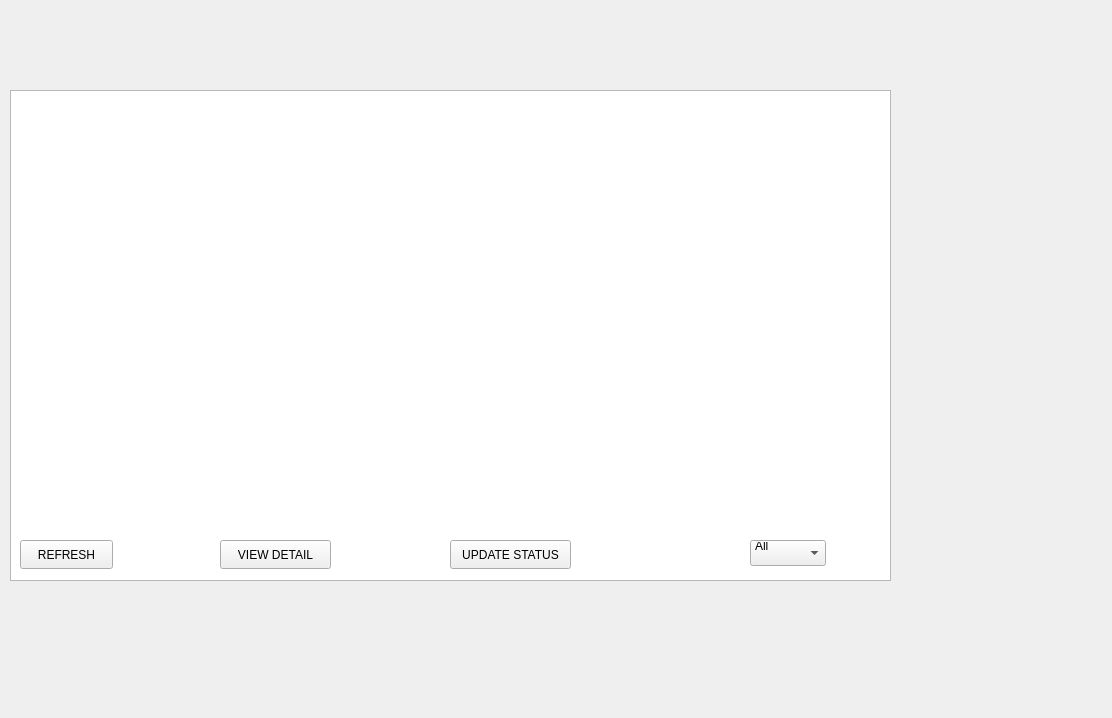
<?xml version="1.0" encoding="UTF-8"?>
<ui version="4.0">
 <class>viewcomplaintswindow</class>
 <widget class="QWidget" name="viewcomplaintswindow">
  <property name="geometry">
   <rect>
    <x>0</x>
    <y>0</y>
    <width>1112</width>
    <height>718</height>
   </rect>
  </property>
  <property name="windowTitle">
   <string>Form</string>
  </property>
  <widget class="QLabel" name="label">
   <property name="geometry">
    <rect>
     <x>0</x>
     <y>0</y>
     <width>1100</width>
     <height>600</height>
    </rect>
   </property>
   <property name="text">
    <string/>
   </property>
   <property name="pixmap">
    <pixmap resource="res.qrc">:/resources/newlodgecoomplaint.png</pixmap>
   </property>
  </widget>
  <widget class="QTableWidget" name="complaintsTableWidget">
   <property name="geometry">
    <rect>
     <x>10</x>
     <y>90</y>
     <width>881</width>
     <height>491</height>
    </rect>
   </property>
  </widget>
  <widget class="QComboBox" name="statusFilterComboBox">
   <property name="geometry">
    <rect>
     <x>750</x>
     <y>540</y>
     <width>76</width>
     <height>26</height>
    </rect>
   </property>
   <item>
    <property name="text">
     <string>All
</string>
    </property>
   </item>
   <item>
    <property name="text">
     <string>
Pending
</string>
    </property>
   </item>
   <item>
    <property name="text">
     <string>In Progress
</string>
    </property>
   </item>
   <item>
    <property name="text">
     <string>Resolved</string>
    </property>
   </item>
  </widget>
  <widget class="QPushButton" name="refreshButton">
   <property name="geometry">
    <rect>
     <x>20</x>
     <y>540</y>
     <width>93</width>
     <height>29</height>
    </rect>
   </property>
   <property name="text">
    <string>REFRESH</string>
   </property>
  </widget>
  <widget class="QPushButton" name="viewDetailButton">
   <property name="geometry">
    <rect>
     <x>220</x>
     <y>540</y>
     <width>111</width>
     <height>29</height>
    </rect>
   </property>
   <property name="text">
    <string>VIEW DETAIL</string>
   </property>
  </widget>
  <widget class="QPushButton" name="updateStatusButton">
   <property name="geometry">
    <rect>
     <x>450</x>
     <y>540</y>
     <width>121</width>
     <height>29</height>
    </rect>
   </property>
   <property name="text">
    <string>UPDATE STATUS</string>
   </property>
  </widget>
 </widget>
 <resources>
  <include location="res.qrc"/>
 </resources>
 <connections/>
</ui>
